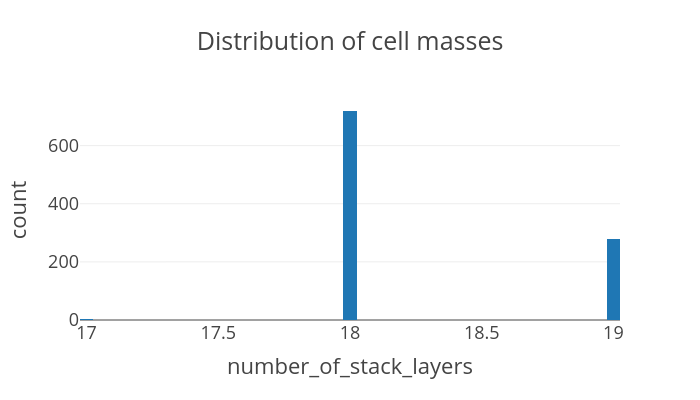

Notebook source saved alongside this figure:
### Code cell
plot_data = pd.DataFrame({
    'cell_name': [c.name for c in cells],
    'number_of_stack_layers': [c.stack.n_stacks for c in cells]
})


px.histogram(plot_data, x='number_of_stack_layers', title='Distribution of cell masses', nbins=50, template='presentation', 
             labels={'cell_mass': 'Mass [g]'}, width=700, height=400).show()

### Figure 1 — Plotly figure (JSON) as saved in the notebook; plotly's stock layout.template omitted (floating-point values rounded to 4 significant figures; data arrays with more than 128 entries replaced by an {"elided": "..."} marker saying what was removed)
{"data": [{"bingroup": "x", "hovertemplate": "number_of_stack_layers=%{x}<br>count=%{y}<extra></extra>", "legendgroup": "", "marker": {"color": "#1F77B4", "pattern": {"shape": ""}}, "name": "", "nbinsx": 50, "orientation": "v", "showlegend": false, "type": "histogram", "x": {"elided": "1000 int values"}, "xaxis": "x", "yaxis": "y"}], "layout": {"barmode": "relative", "height": 400, "legend": {"tracegroupgap": 0}, "title": {"text": "Distribution of cell masses"}, "width": 700, "xaxis": {"anchor": "y", "domain": [0, 1], "title": {"text": "number_of_stack_layers"}}, "yaxis": {"anchor": "x", "domain": [0, 1], "title": {"text": "count"}}}}
